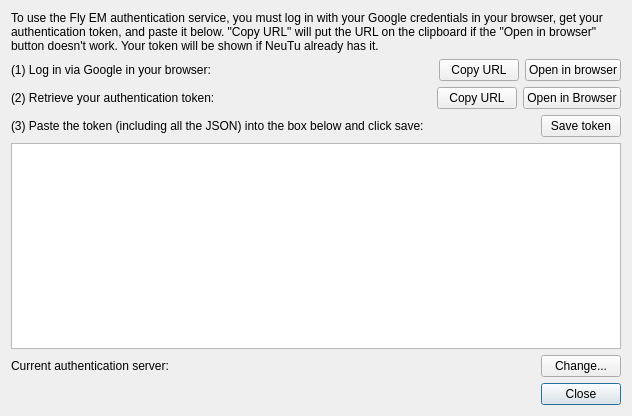
<?xml version="1.0" encoding="UTF-8"?>
<ui version="4.0">
 <class>FlyEmAuthTokenDialog</class>
 <widget class="QDialog" name="FlyEmAuthTokenDialog">
  <property name="geometry">
   <rect>
    <x>0</x>
    <y>0</y>
    <width>632</width>
    <height>416</height>
   </rect>
  </property>
  <property name="windowTitle">
   <string>Authentication Token</string>
  </property>
  <layout class="QVBoxLayout" name="verticalLayout" stretch="0,0,0,0,1,0,0">
   <item>
    <widget class="QLabel" name="label_2">
     <property name="text">
      <string>To use the Fly EM authentication service, you must log in with your Google credentials in your browser, get your authentication token, and paste it below. &quot;Copy URL&quot; will put the URL on the clipboard if the &quot;Open in browser&quot; button doesn't work. Your token will be shown if NeuTu already has it.</string>
     </property>
     <property name="wordWrap">
      <bool>true</bool>
     </property>
    </widget>
   </item>
   <item>
    <layout class="QHBoxLayout" name="horizontalLayout">
     <item>
      <widget class="QLabel" name="label_3">
       <property name="text">
        <string>(1) Log in via Google in your browser: </string>
       </property>
      </widget>
     </item>
     <item>
      <spacer name="horizontalSpacer_3">
       <property name="orientation">
        <enum>Qt::Horizontal</enum>
       </property>
       <property name="sizeHint" stdset="0">
        <size>
         <width>40</width>
         <height>20</height>
        </size>
       </property>
      </spacer>
     </item>
     <item>
      <widget class="QPushButton" name="copyLoginURLButton">
       <property name="text">
        <string>Copy URL</string>
       </property>
       <property name="autoDefault">
        <bool>false</bool>
       </property>
      </widget>
     </item>
     <item>
      <widget class="QPushButton" name="openLoginButton">
       <property name="text">
        <string>Open in browser</string>
       </property>
       <property name="autoDefault">
        <bool>false</bool>
       </property>
      </widget>
     </item>
    </layout>
   </item>
   <item>
    <layout class="QHBoxLayout" name="horizontalLayout_2">
     <item>
      <widget class="QLabel" name="label_4">
       <property name="text">
        <string>(2) Retrieve your authentication token:</string>
       </property>
      </widget>
     </item>
     <item>
      <spacer name="horizontalSpacer_2">
       <property name="orientation">
        <enum>Qt::Horizontal</enum>
       </property>
       <property name="sizeHint" stdset="0">
        <size>
         <width>40</width>
         <height>20</height>
        </size>
       </property>
      </spacer>
     </item>
     <item>
      <widget class="QPushButton" name="copyTokenUrlButton">
       <property name="text">
        <string>Copy URL</string>
       </property>
       <property name="autoDefault">
        <bool>false</bool>
       </property>
      </widget>
     </item>
     <item>
      <widget class="QPushButton" name="openTokenButton">
       <property name="text">
        <string>Open in Browser</string>
       </property>
       <property name="autoDefault">
        <bool>false</bool>
       </property>
      </widget>
     </item>
    </layout>
   </item>
   <item>
    <layout class="QHBoxLayout" name="horizontalLayout_3">
     <item>
      <widget class="QLabel" name="label">
       <property name="text">
        <string>(3) Paste the token (including all the JSON) into the box below and click save:</string>
       </property>
       <property name="alignment">
        <set>Qt::AlignLeading|Qt::AlignLeft|Qt::AlignVCenter</set>
       </property>
      </widget>
     </item>
     <item>
      <spacer name="horizontalSpacer">
       <property name="orientation">
        <enum>Qt::Horizontal</enum>
       </property>
       <property name="sizeHint" stdset="0">
        <size>
         <width>40</width>
         <height>20</height>
        </size>
       </property>
      </spacer>
     </item>
     <item>
      <widget class="QPushButton" name="saveTokenButton">
       <property name="text">
        <string>Save token</string>
       </property>
       <property name="autoDefault">
        <bool>false</bool>
       </property>
      </widget>
     </item>
    </layout>
   </item>
   <item>
    <widget class="QTextEdit" name="tokenText"/>
   </item>
   <item>
    <layout class="QHBoxLayout" name="horizontalLayout_4">
     <item>
      <widget class="QLabel" name="serverLabel">
       <property name="text">
        <string>Current authentication server:</string>
       </property>
      </widget>
     </item>
     <item>
      <spacer name="horizontalSpacer_4">
       <property name="orientation">
        <enum>Qt::Horizontal</enum>
       </property>
       <property name="sizeHint" stdset="0">
        <size>
         <width>40</width>
         <height>20</height>
        </size>
       </property>
      </spacer>
     </item>
     <item>
      <widget class="QPushButton" name="changeServerButton">
       <property name="text">
        <string>Change...</string>
       </property>
       <property name="autoDefault">
        <bool>false</bool>
       </property>
      </widget>
     </item>
    </layout>
   </item>
   <item>
    <widget class="QDialogButtonBox" name="buttonBox">
     <property name="orientation">
      <enum>Qt::Horizontal</enum>
     </property>
     <property name="standardButtons">
      <set>QDialogButtonBox::Close</set>
     </property>
    </widget>
   </item>
  </layout>
 </widget>
 <resources/>
 <connections>
  <connection>
   <sender>buttonBox</sender>
   <signal>accepted()</signal>
   <receiver>FlyEmAuthTokenDialog</receiver>
   <slot>accept()</slot>
   <hints>
    <hint type="sourcelabel">
     <x>248</x>
     <y>254</y>
    </hint>
    <hint type="destinationlabel">
     <x>157</x>
     <y>274</y>
    </hint>
   </hints>
  </connection>
  <connection>
   <sender>buttonBox</sender>
   <signal>rejected()</signal>
   <receiver>FlyEmAuthTokenDialog</receiver>
   <slot>reject()</slot>
   <hints>
    <hint type="sourcelabel">
     <x>316</x>
     <y>260</y>
    </hint>
    <hint type="destinationlabel">
     <x>286</x>
     <y>274</y>
    </hint>
   </hints>
  </connection>
 </connections>
</ui>
